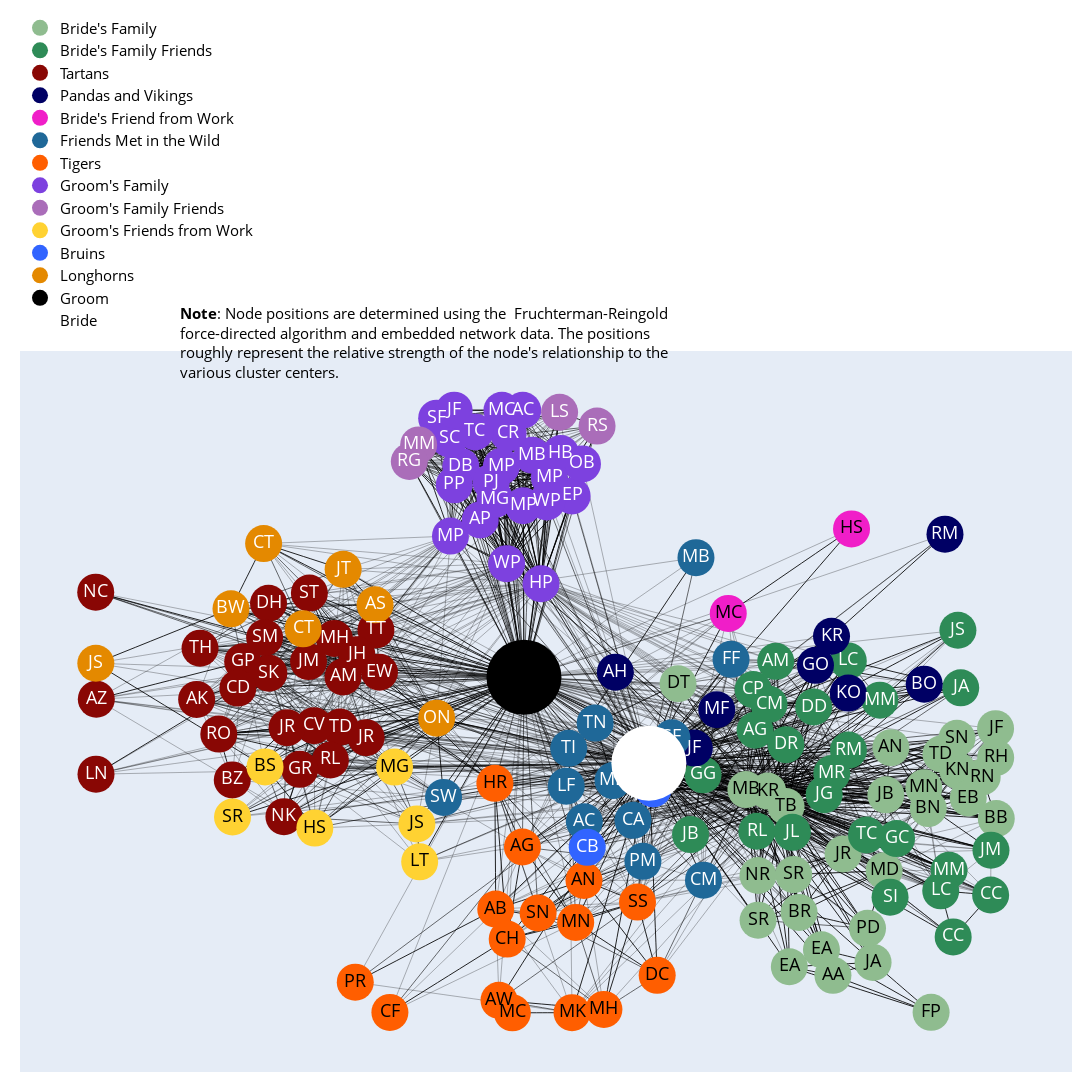

The notebook cell this image was saved under:
### Code cell
fig = go.Figure(data=edge_traces + node_traces + display_name_traces,
                layout=go.Layout(
                    title=None,#"Mary and Richard's wedding guest network",
                    titlefont_size=24,
                    width=2000,
                    height=2000,
                    showlegend=True,
                    hovermode='closest',
                    margin=dict(b=20,l=20,r=20,t=20),
                    legend=dict(
                        yanchor="bottom", 
                        y=1.02, 
                        xanchor="left", 
                        x=0,
                        orientation="v",
                        font=dict(
                            size=15,
                            color="black")),
                    xaxis=dict(showgrid=False, zeroline=False, showticklabels=False),
                    yaxis=dict(showgrid=False, zeroline=False, showticklabels=False),
                    dragmode='pan')
                    )
fig.add_annotation(
    text="<b>Note</b>: Node positions are determined using the <a href='https://en.wikipedia.org/wiki/Force-directed_graph_drawing'> Fruchterman-Reingold <br>force-directed algorithm</a> and embedded network data. The positions <br>roughly represent the relative strength of the node's relationship to the <br>various cluster centers.", 
    align='left',
    showarrow=False,
    xref='paper',
    yref='paper',
    x=0.15,
    y=1.07,
    font=dict(
        size=15,
        color="black"))
fig.show()
